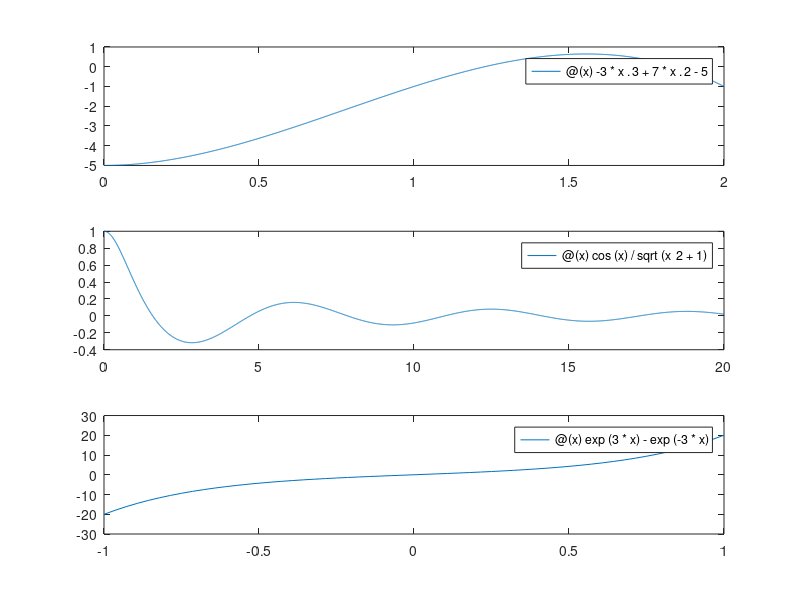

MATLAB code to generate this figure:
subplot (3, 1, 1)
fplot(@(x)-3*x.^3 +7*x.^2 - 5,[0 2]);

subplot (3, 1, 2)
fplot(@(x)cos(x) / sqrt(x^2+1),[0 20]);

subplot (3, 1, 3)
fplot(@(x)exp(3*x) - exp(-3*x),[-1 1]);